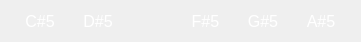
        <widget class="QWidget" name="layoutWidget_3">
         <property name="geometry">
          <rect>
           <x>121</x>
           <y>48</y>
           <width>361</width>
           <height>23</height>
          </rect>
         </property>
         <layout class="QHBoxLayout" name="blackNoteLabels2">
          <property name="spacing">
           <number>0</number>
          </property>
          <property name="sizeConstraint">
           <enum>QLayout::SetDefaultConstraint</enum>
          </property>
          <item>
           <widget class="QLabel" name="cSharpLabel2">
            <property name="font">
             <font>
              <family>Segoe UI</family>
              <pointsize>12</pointsize>
             </font>
            </property>
            <property name="styleSheet">
             <string notr="true">color: white;</string>
            </property>
            <property name="text">
             <string>C#5</string>
            </property>
            <property name="alignment">
             <set>Qt::AlignCenter</set>
            </property>
           </widget>
          </item>
          <item>
           <widget class="QLabel" name="dSharpLabel2">
            <property name="font">
             <font>
              <family>Segoe UI</family>
              <pointsize>12</pointsize>
             </font>
            </property>
            <property name="styleSheet">
             <string notr="true">color: white;</string>
            </property>
            <property name="text">
             <string>D#5</string>
            </property>
            <property name="alignment">
             <set>Qt::AlignCenter</set>
            </property>
           </widget>
          </item>
          <item>
           <spacer name="horizontalSpacer_2">
            <property name="orientation">
             <enum>Qt::Horizontal</enum>
            </property>
            <property name="sizeType">
             <enum>QSizePolicy::Fixed</enum>
            </property>
            <property name="sizeHint" stdset="0">
             <size>
              <width>50</width>
              <height>20</height>
             </size>
            </property>
           </spacer>
          </item>
          <item>
           <widget class="QLabel" name="fSharpLabel2">
            <property name="font">
             <font>
              <family>Segoe UI</family>
              <pointsize>12</pointsize>
             </font>
            </property>
            <property name="styleSheet">
             <string notr="true">color: white;</string>
            </property>
            <property name="text">
             <string>F#5</string>
            </property>
            <property name="alignment">
             <set>Qt::AlignCenter</set>
            </property>
           </widget>
          </item>
          <item>
           <widget class="QLabel" name="gSharpLabel2">
            <property name="font">
             <font>
              <family>Segoe UI</family>
              <pointsize>12</pointsize>
             </font>
            </property>
            <property name="styleSheet">
             <string notr="true">color: white;</string>
            </property>
            <property name="text">
             <string>G#5</string>
            </property>
            <property name="alignment">
             <set>Qt::AlignCenter</set>
            </property>
           </widget>
          </item>
          <item>
           <widget class="QLabel" name="aSharpLabel2">
            <property name="font">
             <font>
              <family>Segoe UI</family>
              <pointsize>12</pointsize>
             </font>
            </property>
            <property name="styleSheet">
             <string notr="true">color: white;</string>
            </property>
            <property name="text">
             <string>A#5</string>
            </property>
            <property name="alignment">
             <set>Qt::AlignCenter</set>
            </property>
           </widget>
          </item>
         </layout>
        </widget>
